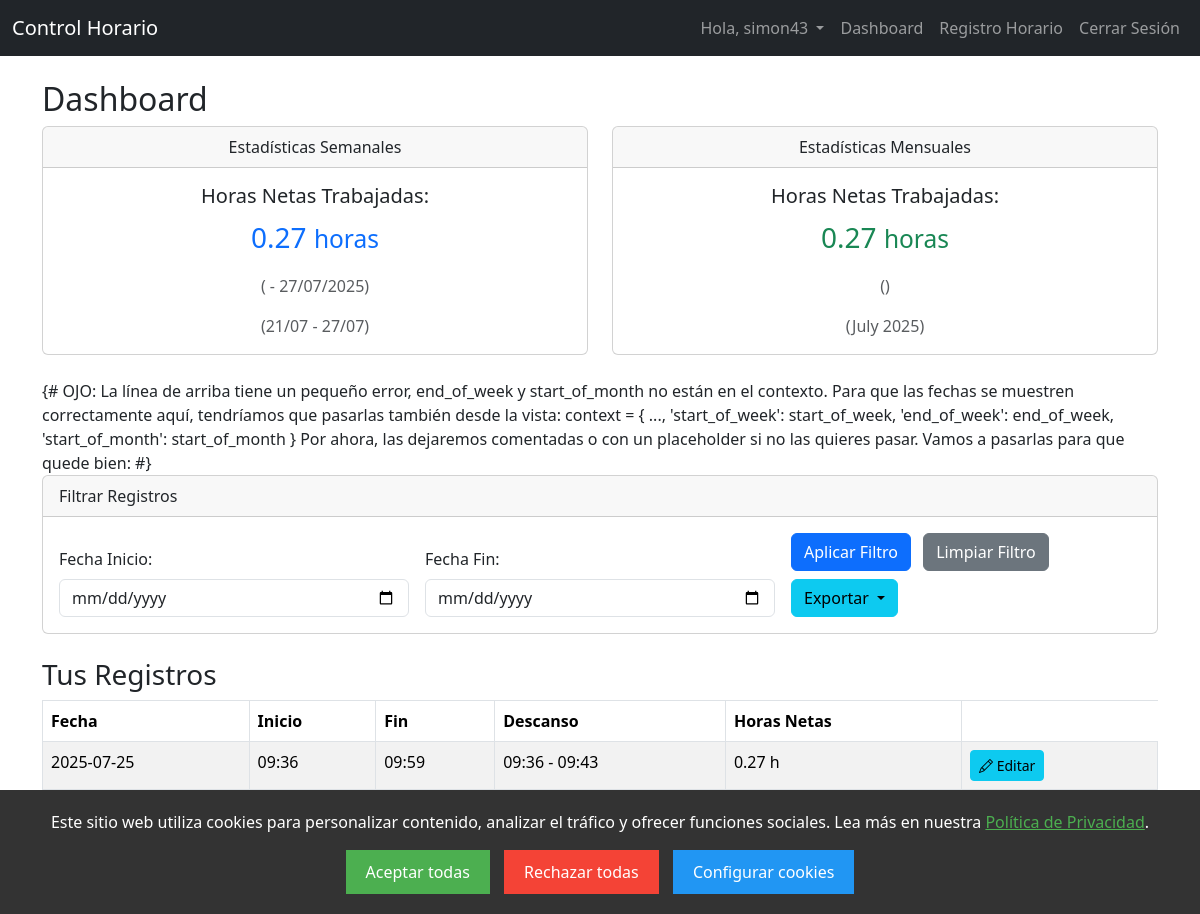
Page /dashboard/ (signed in) on the committed database.
### control_horario_app/models.py (models this page shows, shortened)
class TimeEntry(models.Model):
    user = models.ForeignKey(User, on_delete=models.CASCADE)
    start_time = models.DateTimeField()
    end_time = models.DateTimeField(null=True, blank=True)
    break_start = models.DateTimeField(null=True, blank=True)
    break_end = models.DateTimeField(null=True, blank=True)
    notes = models.TextField(blank=True)
    created_at = models.DateTimeField(auto_now_add=True)
    is_edited = models.BooleanField(default=False) # Considerar añadir esto para auditoría
    last_edited = models.DateTimeField(null=True, blank=True) # Y esto
    class Meta:
        ordering = ['-start_time'] # Esto ya debería estar
    @property
    def duration(self):
        if self.start_time and self.end_time:
            total_work_seconds = (self.end_time - self.start_time).total_seconds()
            break_seconds = 0
            if self.break_start and self.break_end:
                break_duration = (self.break_end - self.break_start).total_seconds()
                break_seconds = max(0, break_duration) # Asegurarse de que no sea negativo
            net_duration_seconds = total_work_seconds - break_seconds
            return max(0, net_duration_seconds / 3600) # Convertir a horas y asegurar que no sea negativo
        return None # Retorna None si la jornada no está finalizada

### control_horario_app/views.py (the view, shortened to what this page needs)
# urls.py: path('dashboard/', views.dashboard_view, name='dashboard'),
@login_required
def dashboard_view(request):
    spain_tz = pytz.timezone('Europe/Madrid')
    now_spain = timezone.now().astimezone(spain_tz)
    today_spain = now_spain.date()
    start_date_str = request.GET.get('start_date')
    end_date_str = request.GET.get('end_date')
    is_admin = request.user.groups.filter(name='Administradores').exists()
    if is_admin:
        entries = TimeEntry.objects.all()
    else:
        entries = TimeEntry.objects.filter(user=request.user)
    entries = entries.order_by('-start_time')
    start_of_week = today_spain - timedelta(days=today_spain.weekday())
    end_of_week = start_of_week + timedelta(days=6)
    start_of_week_aware = timezone.make_aware(datetime.combine(start_of_week, datetime.min.time()), spain_tz)
    end_of_week_aware = timezone.make_aware(datetime.combine(end_of_week, datetime.max.time()), spain_tz)
    weekly_entries = TimeEntry.objects.filter(
        user=request.user,
        start_time__gte=start_of_week_aware,
        start_time__lte=end_of_week_aware,
        end_time__isnull=False # Solo considerar jornadas finalizadas para el cálculo
    )
    total_weekly_seconds = 0
    for entry in weekly_entries:
        if entry.start_time and entry.end_time:
            work_duration = (entry.end_time - entry.start_time).total_seconds()
            break_duration = 0
            if entry.break_start and entry.break_end:
                break_duration = (entry.break_end - entry.break_start).total_seconds()
            total_weekly_seconds += (work_duration - break_duration)
    weekly_hours = total_weekly_seconds / 3600 if total_weekly_seconds else 0
    start_of_month = today_spain.replace(day=1)
    if today_spain.month == 12:
        end_of_month = today_spain.replace(year=today_spain.year + 1, month=1, day=1) - timedelta(days=1)
    else:
        end_of_month = today_spain.replace(month=today_spain.month + 1, day=1) - timedelta(days=1)
    start_of_month_aware = timezone.make_aware(datetime.combine(start_of_month, datetime.min.time()), spain_tz)
    end_of_month_aware = timezone.make_aware(datetime.combine(end_of_month, datetime.max.time()), spain_tz)
    monthly_entries = TimeEntry.objects.filter(
        user=request.user,
        start_time__gte=start_of_month_aware,
        start_time__lte=end_of_month_aware,
        end_time__isnull=False # Solo considerar jornadas finalizadas
    )
    total_monthly_seconds = 0
    for entry in monthly_entries:
        if entry.start_time and entry.end_time:
            work_duration = (entry.end_time - entry.start_time).total_seconds()
            break_duration = 0
            if entry.break_start and entry.break_end:
                break_duration = (entry.break_end - entry.break_start).total_seconds()
            total_monthly_seconds += (work_duration - break_duration)
    monthly_hours = total_monthly_seconds / 3600 if total_monthly_seconds else 0
    page = request.GET.get('page', 1)
    paginator = Paginator(entries, 10)
    try:
        entries_page = paginator.page(page)
    except PageNotAnInteger:
        entries_page = paginator.page(1)
    except EmptyPage:
        entries_page = paginator.page(paginator.num_pages)
    context = {
        'is_admin': is_admin,
        'entries': entries_page,
        'start_date': start_date_str,
        'end_date': end_date_str,
        'weekly_hours': weekly_hours,
        'monthly_hours': monthly_hours,
        'start_of_week': start_of_week,
        'end_of_week': end_of_week,
        'start_of_month': start_of_month,
        'month_name': start_of_month.strftime('%B %Y')
    }
    return render(request, 'control_horario_app/dashboard.html', context)

### control_horario_app/templates/control_horario_app/dashboard.html (shortened to what this page needs)
{% extends 'base.html' %}
{% block content %}
<h2>Dashboard</h2>
<div class="row mb-4">
    <div class="col-md-6">
        <div class="card text-center">
            <div class="card-header">
                Estadísticas Semanales
            </div>
            <div class="card-body">
                <h5 class="card-title">Horas Netas Trabajadas:</h5>
                <p class="card-text fs-3 text-primary">{{ weekly_hours|floatformat:2 }} <small>horas</small></p>
                <p class="card-text text-muted">({{ current_active_entry.start_time|date:"d/m/Y" }} - {{ end_of_week|date:"d/m/Y" }})</p>
                <p class="card-text text-muted">({{ start_of_week|date:"d/m" }} - {{ end_of_week|date:"d/m" }})</p>
            </div>
        </div>
    </div>
    <div class="col-md-6">
        <div class="card text-center">
            <div class="card-header">
                Estadísticas Mensuales
            </div>
            <div class="card-body">
                <h5 class="card-title">Horas Netas Trabajadas:</h5>
                <p class="card-text fs-3 text-success">{{ monthly_hours|floatformat:2 }} <small>horas</small></p>
                <p class="card-text text-muted">({{ current_active_entry.start_time|date:"F Y" }})</p>
                <p class="card-text text-muted">({{ month_name }})</p>
            </div>
        </div>
    </div>
</div>
{# OJO: La línea de arriba tiene un pequeño error, end_of_week y start_of_month no están en el contexto.
   Para que las fechas se muestren correctamente aquí, tendríamos que pasarlas también desde la vista:
   context = { ..., 'start_of_week': start_of_week, 'end_of_week': end_of_week, 'start_of_month': start_of_month }
   Por ahora, las dejaremos comentadas o con un placeholder si no las quieres pasar.
   Vamos a pasarlas para que quede bien:
#}
<div class="card mb-4">
    <div class="card-header">
        Filtrar Registros
    </div>
    <div class="card-body">
        <form method="get" class="row g-3 align-items-end">
            <div class="col-md-4">
                <label for="start_date" class="form-label">Fecha Inicio:</label>
                <input type="date" class="form-control" id="start_date" name="start_date" value="{{ start_date }}">
            </div>
            <div class="col-md-4">
                <label for="end_date" class="form-label">Fecha Fin:</label>
                <input type="date" class="form-control" id="end_date" name="end_date" value="{{ end_date }}">
            </div>
            <div class="col-md-4">
                <button type="submit" class="btn btn-primary">Aplicar Filtro</button>
                <a href="{% url 'dashboard' %}" class="btn btn-secondary ms-2">Limpiar Filtro</a>
                <div class="dropdown mt-2">
                    <button class="btn btn-info dropdown-toggle" type="button" id="dropdownExport" data-bs-toggle="dropdown" aria-expanded="false">
                        Exportar
                    </button>
                </div>
            </div>
        </form>
    </div>
</div>
<h3 class="mt-4">Tus Registros</h3>
<div class="table-responsive">
    <table class="table table-striped table-bordered">
        <thead>
            <tr>
                <th>Fecha</th>
                <th>Inicio</th>
                <th>Fin</th>
                <th>Descanso</th>
                <th>Horas Netas</th>
            </tr>
        </thead>
        <tbody>
            {% for entry in entries %}
            <tr>
                <td>{{ entry.start_time|date:"Y-m-d" }}</td>
                <td>{{ entry.start_time|time:"H:i" }}</td>
                <td>
                    {% if entry.end_time %}
                        {{ entry.end_time|time:"H:i" }}
                    {% else %}
                        En curso
                    {% endif %}
                </td>
                <td>
                    {% if entry.break_start and entry.break_end %}
                        {{ entry.break_start|time:"H:i" }} - {{ entry.break_end|time:"H:i" }}
                    {% elif entry.break_start and not entry.break_end %}
                        {{ entry.break_start|time:"H:i" }} (activo)
                    {% else %}
                        No registrado
                    {% endif %}
                </td>
                <td>
                    {% if entry.duration %}
                        {{ entry.duration|floatformat:2 }} h
                    {% else %}
                        N/A
                    {% endif %}
                </td>
                <td>
                    {% if entry.end_time %}
                        <a href="{% url 'edit_time_entry' entry.id %}" class="btn btn-sm btn-info me-1" title="Editar"><i class="bi bi-pencil"></i> Editar</a>
                    {% else %}
                        No disponible (jornada en curso)
                    {% endif %}
                </td>
            </tr>
            {% empty %}
            <tr>
                <td colspan="5">No hay registros de jornada para mostrar en este rango de fechas.</td>
            </tr>
            {% endfor %}
        </tbody>
    </table>
</div>
<nav aria-label="Navegación de Registros">
    <ul class="pagination justify-content-center">
        {% if entries.has_previous %}
            <li class="page-item">
                <a class="page-link" href="?page=1{% if start_date %}&start_date={{ start_date }}{% endif %}{% if end_date %}&end_date={{ end_date }}{% endif %}">Primera</a>
            </li>
            <li class="page-item">
                <a class="page-link" href="?page={{ entries.previous_page_number }}{% if start_date %}&start_date={{ start_date }}{% endif %}{% if end_date %}&end_date={{ end_date }}{% endif %}">Anterior</a>
            </li>
        {% else %}
            <li class="page-item disabled"><a class="page-link">Primera</a></li>
            <li class="page-item disabled"><a class="page-link">Anterior</a></li>
        {% endif %}
        {% for i in entries.paginator.page_range %}
            {% if entries.number == i %}
                <li class="page-item active"><span class="page-link">{{ i }}</span></li>
            {% elif i > entries.number|add:'-3' and i < entries.number|add:'3' %}
                <li class="page-item"><a class="page-link" href="?page={{ i }}{% if start_date %}&start_date={{ start_date }}{% endif %}{% if end_date %}&end_date={{ end_date }}{% endif %}">{{ i }}</a></li>
            {% endif %}
        {% endfor %}
        {% if entries.has_next %}
            <li class="page-item">
                <a class="page-link" href="?page={{ entries.next_page_number }}{% if start_date %}&start_date={{ start_date }}{% endif %}{% if end_date %}&end_date={{ end_date }}{% endif %}">Siguiente</a>
            </li>
            <li class="page-item">
                <a class="page-link" href="?page={{ entries.paginator.num_pages }}{% if start_date %}&start_date={{ start_date }}{% endif %}{% if end_date %}&end_date={{ end_date }}{% endif %}">Última</a>
            </li>
        {% else %}
            <li class="page-item disabled"><a class="page-link">Siguiente</a></li>
            <li class="page-item disabled"><a class="page-link">Última</a></li>
        {% endif %}
    </ul>
</nav>
<a href="{% url 'timesheet' %}" class="btn btn-primary mt-3">Gestionar Jornada Actual</a>
{% endblock %}

### control_horario_app/templates/control_horario_app/base.html (shortened to what this page needs)
<!DOCTYPE html>
<html lang="es">
<head>
    <link href="https://cdn.jsdelivr.net/npm/bootstrap@5.3.2/dist/css/bootstrap.min.css" rel="stylesheet">
    <link rel="stylesheet" href="https://cdn.jsdelivr.net/npm/bootstrap-icons@1.11.3/font/bootstrap-icons.min.css">
</head>
<body>
    <nav class="navbar navbar-expand-lg navbar-dark bg-dark">
        <div class="container-fluid">
            <a class="navbar-brand" href="#">Control Horario</a>
            <div class="collapse navbar-collapse" id="navbarNav">
                <ul class="navbar-nav ms-auto">
                    {% if user.is_authenticated %}
                    <li class="nav-item dropdown">
                        <a class="nav-link dropdown-toggle" href="#" id="navbarDropdown" role="button" data-bs-toggle="dropdown" aria-expanded="false">
                            Hola, {{ user.username }}
                        </a>
                    </li>
                        <li class="nav-item">
                            <a class="nav-link" href="{% url 'dashboard' %}">Dashboard</a>
                        </li>
                        <li class="nav-item">
                            <a class="nav-link" href="{% url 'timesheet' %}">Registro Horario</a>
                        </li>
                        <li class="nav-item">
                            <a class="nav-link" href="{% url 'logout' %}">Cerrar Sesión</a>
                        </li>
                    {% endif %}
                </ul>
            </div>
        </div>
    </nav>
    <div class="container mt-4">
        {% block content %}
        {% endblock %}
    </div>
    {% if not request.COOKIES.cookie_consent %}
<div id="cookie-banner" class="cookie-banner" style="position: fixed; bottom: 0; width: 100%; background: #333; color: white; text-align: center; padding: 20px; z-index: 1000;">
    <p>
        Este sitio web utiliza cookies para personalizar contenido, analizar el tráfico y ofrecer funciones sociales.
        Lea más en nuestra <a href="{% url 'privacy_policy' %}" style="color: #4CAF50; text-decoration: underline;">Política de Privacidad</a>.
    </p>
    <div style="margin-top: 10px;">
        <button id="accept-all-cookies" style="background: #4CAF50; color: white; padding: 10px 20px; border: none; cursor: pointer; margin-right: 10px;">
            Aceptar todas
        </button>
        <button id="reject-all-cookies" style="background: #f44336; color: white; padding: 10px 20px; border: none; cursor: pointer; margin-right: 10px;">
            Rechazar todas
        </button>
        <button id="configure-cookies" style="background: #2196F3; color: white; padding: 10px 20px; border: none; cursor: pointer;">
            Configurar cookies
        </button>
    </div>
</div>
{% endif %}
</body>
</html>

### rows in the picture
TimeEntry: start_time "2025-07-25", start_time "09:36", end_time "09:59", break_start "09:36", break_end "09:43", duration "0.27", shows "Editar"

### other values in the picture
{{ user.username }} "simon43"
{{ weekly_hours|floatformat:2 }} "0.27"
{{ end_of_week|date:"d/m/Y" }} "27/07/2025"
{{ start_of_week|date:"d/m" }} "21/07"
{{ end_of_week|date:"d/m" }} "27/07"
{{ monthly_hours|floatformat:2 }} "0.27"
{{ month_name }} "July 2025"
